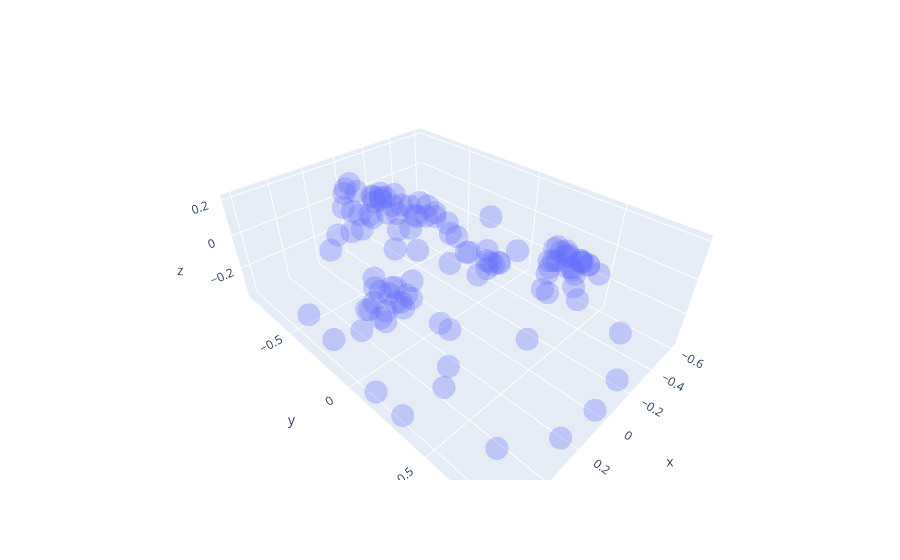
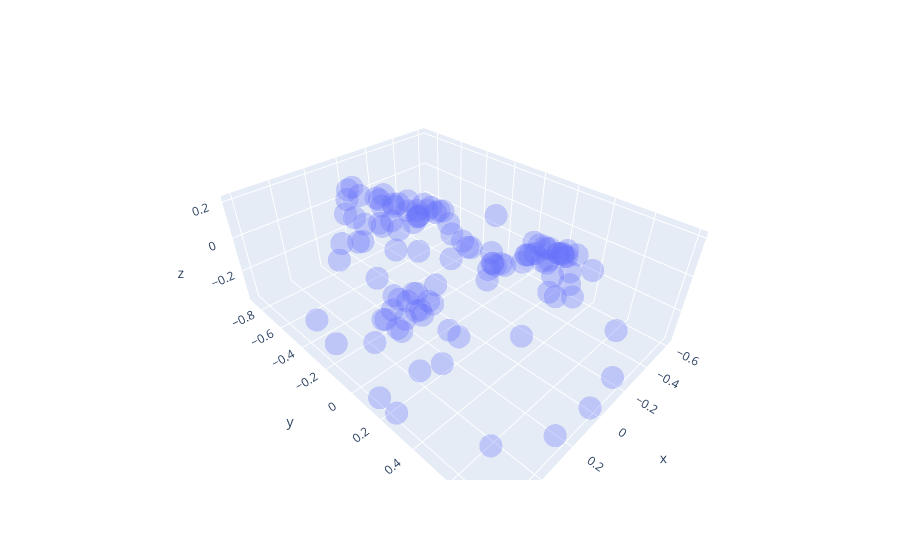

These figures' notebook cell, in order:
### Markdown cell above
# Task 4d

### Code cell
from numpy.linalg import inv

K = 3  # Choose K less than M
D = 339
face_index = 0
U = principal_components[:, :K]
# print(U.shape)

f_new = generated_faces[face_index][:D]
# print(f_new.shape)
A = inv(np.dot(U.T, U))
B = np.dot(U.T, f_new - mean_face)
alpha = np.dot(A, B)

# Compute Approximation:
f_approx = mean_face + np.dot(U, alpha)
print(f_approx.shape)

# Compute the Error:
error = np.linalg.norm(f_approx - f_new)**2
print(f"Error: {error}")

# Plot the original face and the approximated face
plot_face(f_new, title="New Face")
plot_face(f_approx, title="Original Face")
